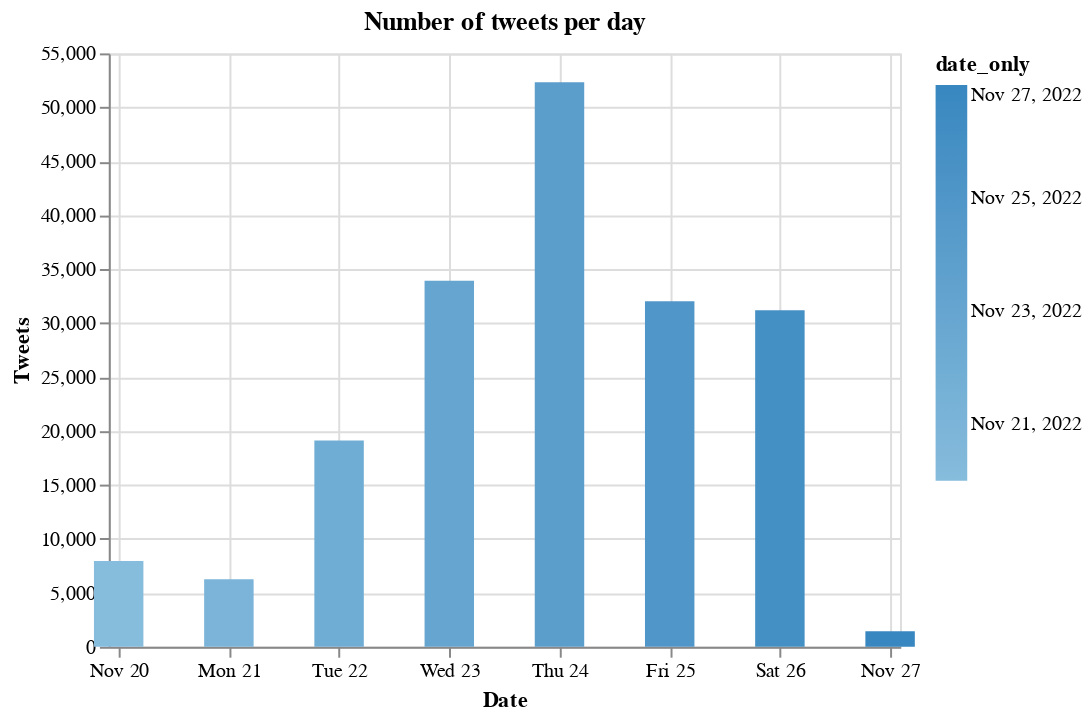

Notebook code cell kept with this figure:
### Code cell
alt.Chart(df_date).mark_bar(size=25).encode(
    alt.X('date_only', title="Date"),
    alt.Y('Count:Q', title="Tweets"),
    alt.Color('date_only'),
    tooltip=['date_only', 'Count']
).properties(title="Number of tweets per day")

### Figure 1 — Vega-Lite specification as saved in the notebook (floating-point values rounded to 4 significant figures)
{"config": {"view": {"continuousWidth": 400, "continuousHeight": 300}}, "data": {"name": "data-db9c73122c372d57c15fa07eba7a23db"}, "mark": {"type": "bar", "size": 25}, "encoding": {"color": {"field": "date_only", "type": "temporal"}, "tooltip": [{"field": "date_only", "type": "temporal"}, {"field": "Count", "type": "quantitative"}], "x": {"field": "date_only", "title": "Date", "type": "temporal"}, "y": {"field": "Count", "title": "Tweets", "type": "quantitative"}}, "title": "Number of tweets per day", "$schema": "https://vega.github.io/schema/vega-lite/v4.17.0.json", "datasets": {"data-db9c73122c372d57c15fa07eba7a23db": [{"date_only": "2022-11-20T00:00:00", "Count": 7947}, {"date_only": "2022-11-21T00:00:00", "Count": 6266}, {"date_only": "2022-11-22T00:00:00", "Count": 19127}, {"date_only": "2022-11-23T00:00:00", "Count": 33918}, {"date_only": "2022-11-24T00:00:00", "Count": 52321}, {"date_only": "2022-11-25T00:00:00", "Count": 32020}, {"date_only": "2022-11-26T00:00:00", "Count": 31196}, {"date_only": "2022-11-27T00:00:00", "Count": 1445}]}}
